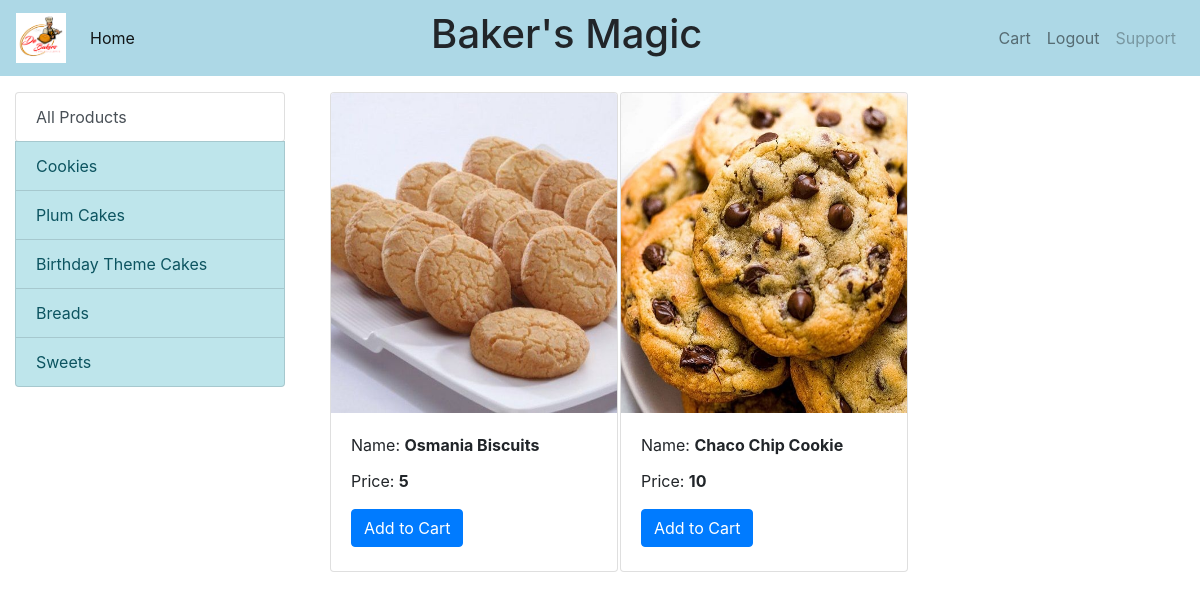
Page /homepage/ron/1 on the committed database.
### BakersApp/models.py (models this page shows, shortened)
class CategoryModel(models.Model):
    category=models.CharField(max_length=50)

class ItemsModel(models.Model):
    itemName=models.CharField(max_length=40)
    price=models.IntegerField()
    category=models.ForeignKey(CategoryModel,on_delete=models.CASCADE)
    img=models.ImageField(upload_to='static/images/')

### BakersApp/views.py (the view)
# urls.py: path('homepage/<slug:slug>/<int:cid>',views.homepage_view,name='homepage'),
def homepage_view(request,slug,cid):
    obj=UserModel.objects.get(slug=slug)
    list_of_categories=CategoryModel.objects.all()
    if cid==0:
        all_products=ItemsModel.objects.all()
    else:
        cat=CategoryModel.objects.get(id=int(cid))
        all_products=ItemsModel.objects.filter(category=cat)
    return render(request,'BakersApp/homepage.html',{'obj':obj,'categories':list_of_categories,'all':all_products})

### templates/BakersApp/homepage.html (shortened to what this page needs)
{% load static %}
<html lang="en">
<head>
     <link rel="stylesheet" href="{% static 'css/homepage.css' %}">
    <link rel="stylesheet" href="https://maxcdn.bootstrapcdn.com/bootstrap/4.0.0/css/bootstrap.min.css"
>
</head>
<body>
    <nav class="navbar navbar-expand-lg navbar-light" style="background-color: lightblue;">
        <a class="navbar-brand" href="/homepage/{{obj.slug}}/{{0}}"><img src="{% static "images/logo.png" %}"  width="50" height="50" alt="TodoList"></a>
        <div class="collapse navbar-collapse" id="navbarTogglerDemo02">
          <ul class="navbar-nav mr-auto mt-2 mt-lg-0">
            <li class="nav-item active">
              <a class="nav-link" href="/homepage/{{obj.slug}}/{{0}}">Home <span class="sr-only">(current)</span></a>
            </li>
          </ul>
          <ul class="navbar-nav mx-auto mt-2 mt-lg-0">
            <li class="nav-item active">
              <h1>Baker's Magic </h1>
            </li>
          </ul>
          <ul class="navbar-nav ml-auto mt-2 mt-lg-0">
            <li class="nav-item">
                <a class="nav-link" href="/cart/{{obj.slug}}/">Cart</a>
              </li>
            <li class="nav-item">
              <a class="nav-link" href="/">Logout</a>
            </li>
            <li class="nav-item">
              <a class="nav-link disabled">Support</a>
            </li>
          </ul>
        </div>
      </nav>
    {% block body_block %}
    <div class="container-fluid mt-3">
        <div class="row">
            <div class="col-lg-3 mx-auto">
                <div class="list-group">
                    <a href="/homepage/{{obj.slug}}/{{0}}" class="list-group-item list-group-item-action btn btn-outline-success">All Products</a>
                    {% for category in categories %}
                        <a href="/homepage/{{obj.slug}}/{{category.id}}" class="list-group-item list-group-item-action list-group-item-info">{{category.category}}</a>
                    {% endfor %}
                </div>
            </div>
            <div id='products' class="col-lg-9 mx-auto">
                <div class="row mx-auto">
                    {% for product in all %}
                        <div class="col-lg-4 mb-3">
                            <div class="card" style="width: 18rem; height: 30rem;">
                                <img class="card-img-top" src="{{product.img.url}}" alt="Card image cap" style="width:100%; height:20rem;">
                                <div class="card-body">
                                    <p class="card-title">Name: <b>{{product.itemName}}</b></p>
                                    <p class="card-text">Price: <b>{{product.price}}</b></p>
                                    <a href="#" class="btn btn-primary">Add to Cart</a>
                                </div>
                            </div>
                        </div>
                    {% endfor %}
                </div>
            </div>
        </div>
    </div>
    {% endblock %}
</body>
</html>

### rows in the picture
CategoryModel: category "Cookies"
CategoryModel: category "Plum Cakes"
CategoryModel: category "Birthday Theme Cakes"
CategoryModel: category "Breads"
CategoryModel: category "Sweets"
ItemsModel: img (picture), itemName "Osmania Biscuits", price "5"
ItemsModel: img (picture), itemName "Chaco Chip Cookie", price "10"
